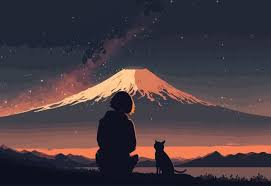
#> input picture photos/images.jpeg, 271 x 186 px
$ python draw.py
#> lines starting #> are read from the running program, lines starting #| are printed output that depends on the picture; after the words box and inside, x2 and y2 are one past the last pixel; in counts of white or black regions, pixels touching at a corner belong together
import cv2
import numpy as np
img = cv2.imread('photos/images.jpeg')
#> img is the input picture: shape (186, 271, 3); mean B, G, R 65.7, 59.5, 72
kernal = np.ones((3,3), np.uint8)
imgGray = cv2.cvtColor(img,cv2.COLOR_BGR2GRAY)
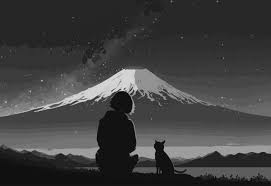
#> imgGray: shape (186, 271); min 2, max 230, mean 64
imgBlur = cv2.GaussianBlur(imgGray, (5,5), 0)
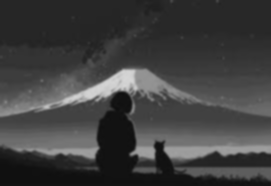
#> imgBlur: shape (186, 271); min 15, max 213, mean 64
imgcanny = cv2.Canny(img, 100,100)
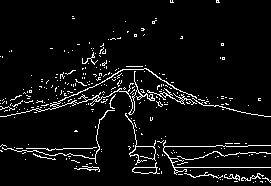
#> imgcanny: shape (186, 271); 5.6% white in thin lines or dots
imgdilation = cv2.dilate(imgcanny,kernal, iterations=5)
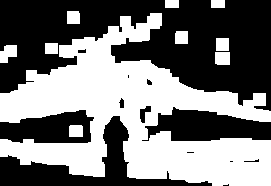
#> imgdilation: shape (186, 271); 47.1% white; 10 white regions, largest, box (x1, y1, x2, y2) and area: (0, 13, 271, 186) 22287, (0, 45, 17, 63) 226, (215, 52, 230, 65) 193
imgerode = cv2.erode(imgdilation, kernal, iterations = 5)
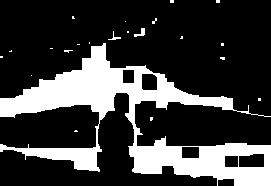
#> imgerode: shape (186, 271); 23.7% white; 22 white regions (19 under 20 px), largest, box (x1, y1, x2, y2) and area: (0, 43, 271, 186) 11708, (134, 28, 145, 37) 48, (108, 31, 121, 40) 31

cv2.imshow("gray image", imgGray)
cv2.imshow("g", imgBlur)
cv2.imshow("new", imgcanny)
cv2.imshow("thic", imgdilation)
cv2.imshow("erosion", imgerode)
cv2.waitKey(0)
